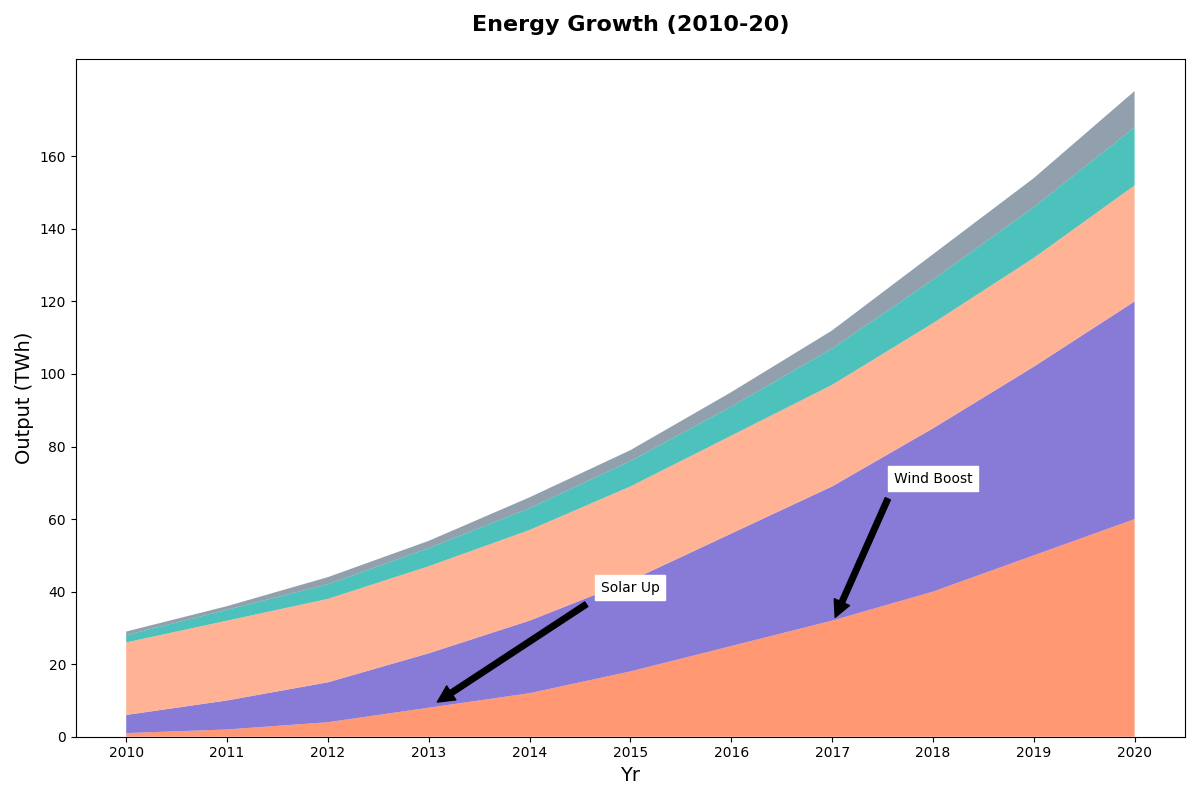

Write Python code to recreate this figure.
import matplotlib.pyplot as plt
import numpy as np

years = np.arange(2010, 2021)

solar = np.array([1, 2, 4, 8, 12, 18, 25, 32, 40, 50, 60])
wind = np.array([5, 8, 11, 15, 20, 25, 31, 37, 45, 52, 60])
hydro = np.array([20, 22, 23, 24, 25, 26, 27, 28, 29, 30, 32])
biomass = np.array([2, 3, 4, 5, 6, 7, 8, 10, 12, 14, 16])
geothermal = np.array([1, 1, 2, 2, 3, 3, 4, 5, 7, 8, 10])

energy_sources = np.vstack([solar, wind, hydro, biomass, geothermal])

fig, ax = plt.subplots(figsize=(12, 8))
ax.stackplot(years, energy_sources,
             colors=['#FF7F50', '#6A5ACD', '#FFA07A', '#20B2AA', '#778899'], alpha=0.8)

ax.set_title('Energy Growth (2010-20)', fontsize=16, fontweight='bold', pad=20)
ax.set_xlabel('Yr', fontsize=14)
ax.set_ylabel('Output (TWh)', fontsize=14)

ax.set_xticks(years)
ax.set_yticks(np.arange(0, 171, 20))

ax.annotate('Solar Up', xy=(2013, 8), xytext=(2015, 40),
            arrowprops=dict(facecolor='black', shrink=0.05),
            fontsize=10, ha='center', backgroundcolor='white')

ax.annotate('Wind Boost', xy=(2017, 31), xytext=(2018, 70),
            arrowprops=dict(facecolor='black', shrink=0.05),
            fontsize=10, ha='center', backgroundcolor='white')

plt.tight_layout()
plt.show()
